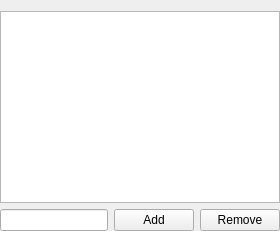
                  <widget class="QWidget" name="web_tab_wh">
                   <attribute name="title">
                    <string>Websites / Keywords</string>
                   </attribute>
                   <layout class="QGridLayout" name="gridLayout_9">
                    <property name="leftMargin">
                     <number>0</number>
                    </property>
                    <property name="rightMargin">
                     <number>0</number>
                    </property>
                    <property name="bottomMargin">
                     <number>0</number>
                    </property>
                    <item row="1" column="2">
                     <widget class="QPushButton" name="whtLstAdd_btn1">
                      <property name="sizePolicy">
                       <sizepolicy hsizetype="Maximum" vsizetype="Fixed">
                        <horstretch>0</horstretch>
                        <verstretch>0</verstretch>
                       </sizepolicy>
                      </property>
                      <property name="cursor">
                       <cursorShape>PointingHandCursor</cursorShape>
                      </property>
                      <property name="text">
                       <string>Add</string>
                      </property>
                      <property name="shortcut">
                       <string>Return</string>
                      </property>
                     </widget>
                    </item>
                    <item row="1" column="3">
                     <widget class="QPushButton" name="whtLstRmv_btn1">
                      <property name="sizePolicy">
                       <sizepolicy hsizetype="Maximum" vsizetype="Fixed">
                        <horstretch>0</horstretch>
                        <verstretch>0</verstretch>
                       </sizepolicy>
                      </property>
                      <property name="cursor">
                       <cursorShape>PointingHandCursor</cursorShape>
                      </property>
                      <property name="text">
                       <string>Remove</string>
                      </property>
                      <property name="shortcut">
                       <string>Del</string>
                      </property>
                     </widget>
                    </item>
                    <item row="0" column="0" colspan="4">
                     <widget class="QListWidget" name="listWidget_3"/>
                    </item>
                    <item row="1" column="0" colspan="2">
                     <widget class="QLineEdit" name="whtLst_lineEdit">
                      <property name="sizePolicy">
                       <sizepolicy hsizetype="MinimumExpanding" vsizetype="Fixed">
                        <horstretch>0</horstretch>
                        <verstretch>0</verstretch>
                       </sizepolicy>
                      </property>
                     </widget>
                    </item>
                   </layout>
                  </widget>
